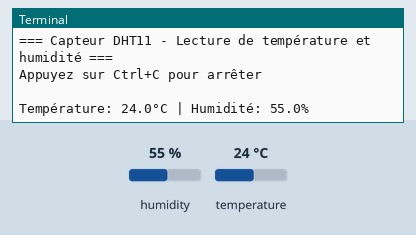
This program was run on a simulated Raspberry Pi (BCM pin numbers). On the bench: the last lines printed to the terminal. Inputs (shaded band) come from the test bench; at power-on: humidity 55 %, temperature 24 °C.

Above: at 1.2 s.
1.3 s: humidity set to 22 %
At 2.8 s:
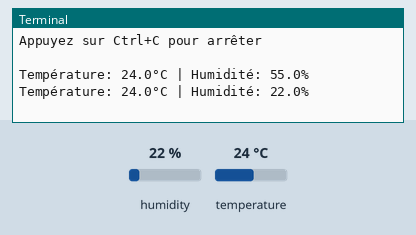
4.3 s: temperature set to 12 °C
At 5.2 s:
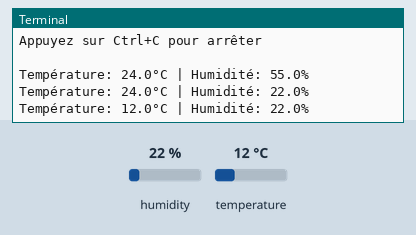
7.3 s: humidity set to 40 %
At 10.1 s:
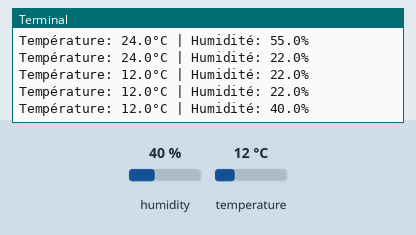
Timing chart, 0 to 11.6 s (numbered marks = the images above; inputs shaded):
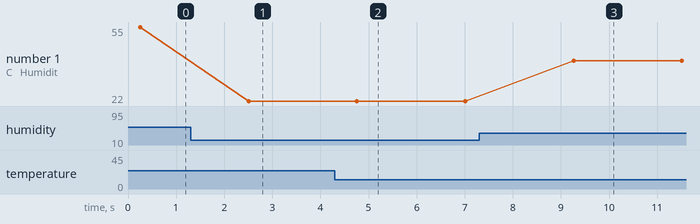

Measured:
- after the input at 1.3 s, the terminal: prints a new line after 1.2 s (image 1)
- after the input at 4.3 s, the terminal: prints a new line after 0.46 s (image 2)
- after the input at 7.3 s, the terminal: prints a new line after 2.0 s (image 3)
- plotted number 1: 55 → 22 after the input at 1.3 s, 22 → 40 after the input at 7.3 s

The program:

dht11_reader.py
```python
#!/usr/bin/env python3
"""
Script de lecture du capteur DHT11
Récupère la température et l'humidité
"""

import time
import board
import adafruit_dht

# Configuration du capteur DHT11
# Changez le pin selon votre branchement (D4 = GPIO 4)
# Pins disponibles : board.D4, board.D17, board.D18, etc.
DHT_PIN = board.D4

# Initialiser le capteur DHT11
dht_device = adafruit_dht.DHT11(DHT_PIN)

print("=== Capteur DHT11 - Lecture de température et humidité ===")
print("Appuyez sur Ctrl+C pour arrêter\n")

try:
    while True:
        try:
            # Lecture de la température et de l'humidité
            temperature_c = dht_device.temperature
            humidity = dht_device.humidity

            # Affichage des résultats
            print(f"Température: {temperature_c:.1f}°C | Humidité: {humidity:.1f}%")

        except RuntimeError as error:
            # Les erreurs de lecture sont courantes avec le DHT11
            # On les ignore et on réessaye
            print(f"Erreur de lecture: {error.args[0]}")
            time.sleep(2.0)
            continue
        except Exception as error:
            dht_device.exit()
            raise error

        # Attendre 2 secondes avant la prochaine lecture
        # Le DHT11 ne peut pas être lu plus vite que toutes les 2 secondes
        time.sleep(2.0)

except KeyboardInterrupt:
    print("\n\nArrêt du programme...")
    dht_device.exit()
    print("Programme terminé.")
```
